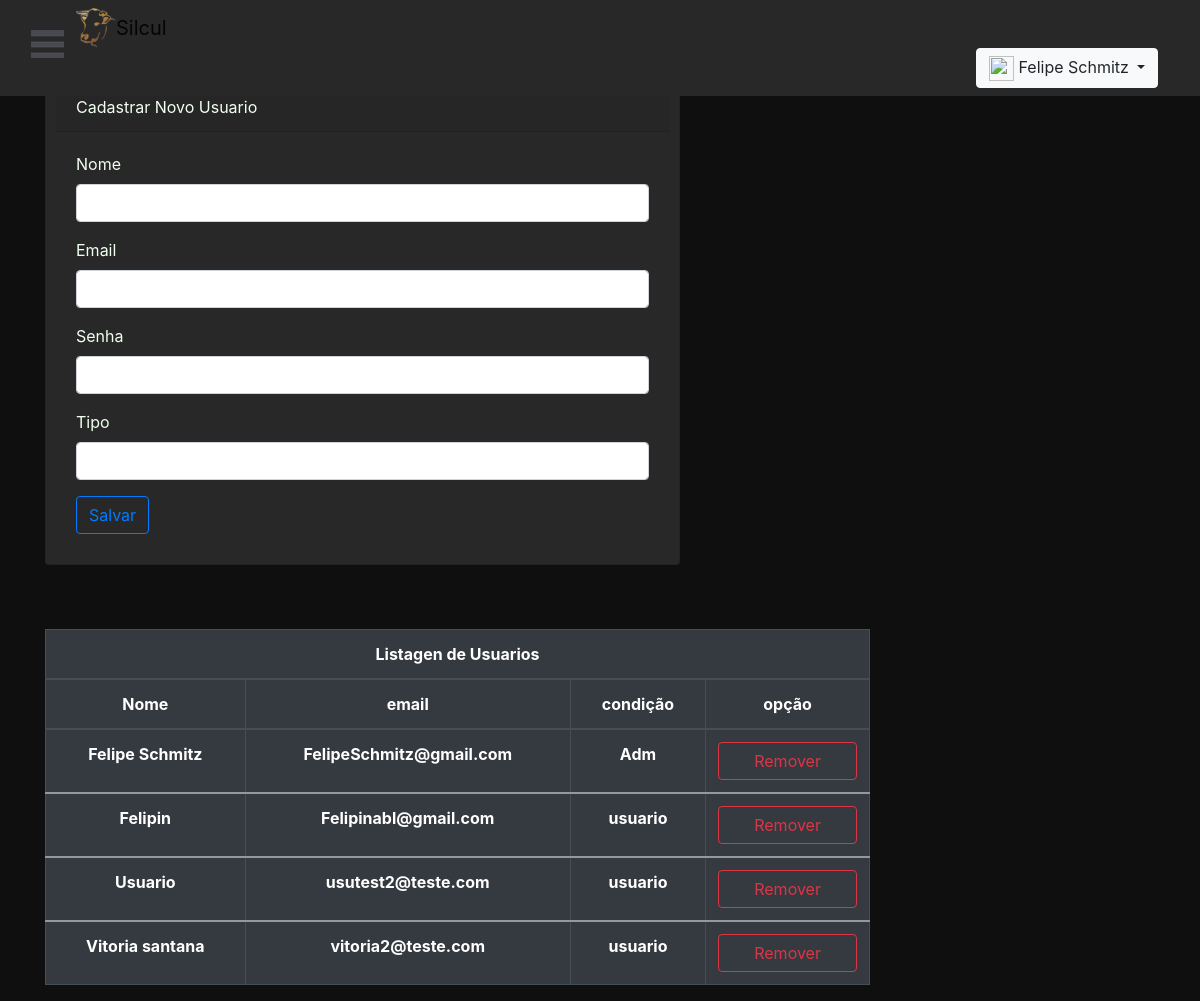
Page /view/Listusuarios.php (signed in) on the committed database.
### tables this page shows
CREATE TABLE `usuarios` (
  `id` int(11) NOT NULL,
  `nome` varchar(255) NOT NULL,
  `email` varchar(255) NOT NULL,
  `senha` varchar(255) NOT NULL,
  `adm` int(11) NOT NULL
);

### view/Listusuarios.php (the view, shortened to what this page needs)
<?php
require_once("../Controllers/conexao-banco.php");
require_once('cabecalho.php');
$sql            = " SELECT * FROM  usuarios ";
$resultado      = mysqli_query($conexao, $sql);
$umvalor        = mysqli_fetch_assoc($resultado);
$todososvalores = array();
while ($umvalor != null) {
	array_push($todososvalores, $umvalor);
    $umvalor = mysqli_fetch_assoc($resultado);
}
?>
<!DOCTYPE html>
<html lang = "pt-br">
<head>
  <link rel = "stylesheet" href = "https://stackpath.bootstrapcdn.com/bootstrap/4.4.1/css/bootstrap.min.css">
  <link rel = "stylesheet" href = "../css/stile.css">
  <body>
  <label for   = "check" id    = "icone"><img src = "../imagens/icone.png"></label>
            <nav   class = "navbar fixed-top navbar-expand-lg navbar-light "style = "background-color: #282828;">
            <label for   = "check" id                                             = "icone"><img src = "../imagens/icone.png"></label>
              <div class = "nav">
              <img src   = "../imagens/ricardo.png" width = "40" height = "40" >
              <a   class = "navbar-brand" href            = "#">Silcul</a>
            <div class = "collapse navbar-collapse" id = "navbarSupportedContent">
            <ul  class = "navbar-nav mr-auto">
                <div class = "ladonav">
                <?php
    if (isset($_SESSION["nome"])): ?>
        <div    class = "dropdown">
        <button class = "btn btn-light  dropdown-toggle" type                                              = "button" id = "dropdownMenu2" data-toggle = "dropdown" aria-haspopup = "true" aria-expanded = "false">
        <img    src   = "https://cdn.pixabay.com/photo/2017/02/25/22/04/user-icon-2098873_960_720.png" alt = "" style    = "width: 25px; height: 25px;">
                <?= $_SESSION["nome"]; ?>
  </button>
</div>
    <?php
    endif;
    ?>
                  </div>
              </ul>
              </div>
              </div>
          </nav>
          <div class = "container">
              <div class = "row">
          <div class = "col-md-7">
          <br>
          <br>
          <br>
              <div class = "card">
              <div class = "card-header">
                      Cadastrar Novo Usuario
                  </div>
                      <div  class  = "card-body">
                      <form action = "../Controllers/Novousuarioadm.php" method = "post">
                <div   class = "form-group">
                <label for   = "nome">Nome</label>
                <input type  = "text" class = "form-control" id = "nome"name = "nome">
                </div>
                <div   class = "form-group">
                <label for   = "email">Email</label>
                <input type  = "text" class = "form-control" id = "email" name = "email">
                </div>
                <div   class = "form-group">
                <label for   = "nota2">Senha</label>
                <input type  = "password" class = "form-control" id = "senha" name = "senha">
                </div>
                <div   class = "form-group">
                <label for   = "nota2">Tipo</label>
                <input type  = "text" class = "form-control" id = "senha" name = "adm">
                </div>
                <button type = "submit" class = "btn btn-outline-primary">Salvar</button>
              </form>
                      </div>
              </div>
          </div>
                            <div class = "col-md-9">
                      <br>
                      <br>
          <table class = "table table-bordered table-dark text-center ">
          <table class = "table table-bordered table-dark text-center">
              <thead>
                <th colspan = "6" class = "text-center">Listagen de Usuarios </th>
              </thead>
              <thead class = "text-center">
                <tr>
                  <th>Nome</th>
                  <th>email</th>
                  <th>condição</th>
                  <th>opção</th>
                  <?php
foreach ($todososvalores as $registro):
    if ( $registro["adm"] ==1 ) {
        $condicao = "Adm";
    }else{
        $condicao = "usuario";
    }
?>
                </tr>
              </thead>
              <tbody>
                <tr>
                  <th><?= $registro["nome"];?></th>
                  <th><?= $registro["email"];?></th>
                  <th><?php echo  " $condicao"; ?></th>
                  <th>
                    <form   action = "../Controllers/Remover.php" method = "post">
                    <button type   = "submit" class                      = "btn btn-large btn-block btn-outline-danger">Remover</button>
                    </form>
                  </th>
                </tr>
              </tbody>
              <?php endforeach?>
            </table>
          </table>
          </div>
          </div>
              </div>
</body>
</html>

### css/stile.css (style rules this page uses)
* { margin: 0; padding: 0; }
body { background-color: #0f0f0f; }
#icone { cursor: pointer; padding: 15px; position: absolute; z-index: 1; }
nav { width: 100%; position: absolute; top: 60px; }
nav a { text-decoration: none; }
.nav { padding-left: 60px; }
.ladonav { padding-left: 900px; }
.card { color: honeydew; background-color:#282828; padding: 10px; }

### rows in the picture
usuarios: nome "Felipe Schmitz", email "FelipeSchmitz@gmail.com", adm "Adm"
usuarios: nome "Felipin", email "Felipinabl@gmail.com", adm "usuario"
usuarios: nome "Usuario", email "usutest2@teste.com", adm "usuario"
usuarios: nome "Vitoria santana", email "vitoria2@teste.com", adm "usuario"

### other values in the picture
$_SESSION["nome"] "Felipe Schmitz"
